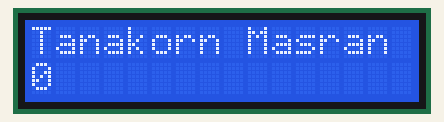
Bench run of a sketch on a simulated Arduino Uno, built with avr-gcc and run on an emulated ATmega328P. Parts: 16×2 character LCD.

Above: at 0.16 s.
At 0.56 s:
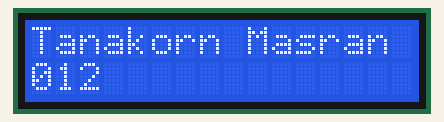
At 1.16 s:
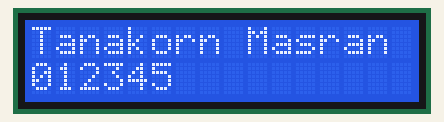
At 1.76 s:
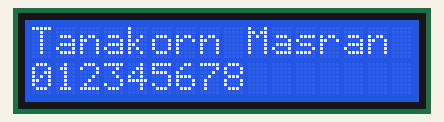
At 2.37 s:
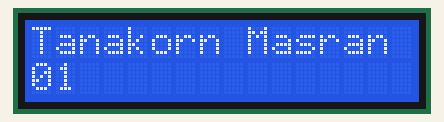

The sketch:

ch1.ino
```cpp
// include the library code:
#include <LiquidCrystal.h>

// these constants won't change.  But you can change the size of
// your LCD using them:
const int numRows = 2;
const int numCols = 16;

// initialize the library with the numbers of the interface pins
LiquidCrystal lcd(12, 11, 5, 4, 3, 2);

void setup() {
  // set up the LCD's number of columns and rows:
  lcd.begin(numCols,numRows);
}

void loop() {
  lcd.clear();
  lcd.setCursor(0,0);
  lcd.print("Tanakorn Masran");
  // loop from ASCII 'a' to ASCII 'z':

      for (int thisCol = 0; thisCol <= 9; thisCol++) {
        // set the cursor position:
        lcd.setCursor(thisCol,1);
        lcd.print(thisCol);
        delay(200);
      }

}
```

Measured:
- by itself, everything shown: repeats every 2.0 s, in 10 steps
